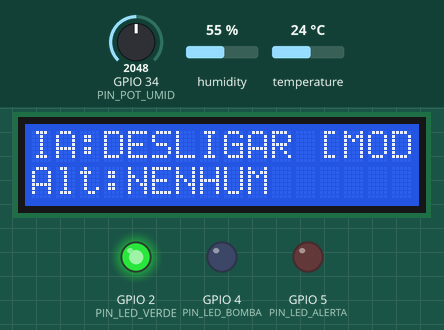
Simulated run of this sketch. Board: ESP32. Shown: 16×2 character LCD, output pins drawn as LEDs (lit = HIGH). The inputs (shaded band) are chosen by the test bench; at power-on: GPIO 34 (PIN_POT_UMID) = 2048, temperature 24 °C, humidity 55 %. What the sketch prints to the serial monitor is not drawn.

Above: at 3.6 s.
3.7 s: GPIO 34 (PIN_POT_UMID) set to 2866
At 6.4 s:
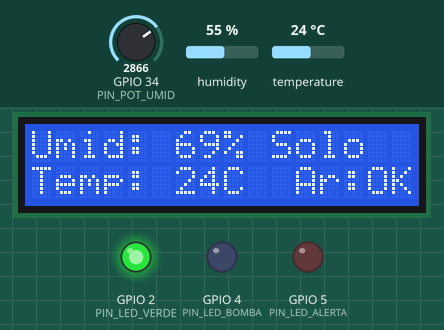
10.5 s: temperature set to 12 °C
At 13.4 s:
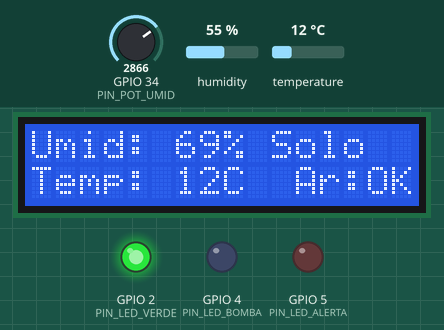
16.5 s: GPIO 34 (PIN_POT_UMID) set to 3040
At 19.2 s:
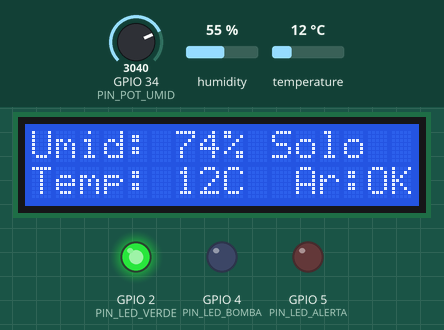
22.5 s: temperature set to 19 °C
At 24.9 s:
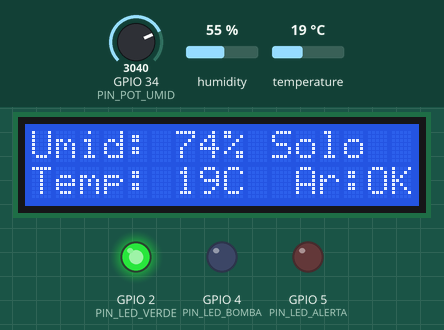
31.5 s: GPIO 34 (PIN_POT_UMID) set to 2960
At 36.5 s:
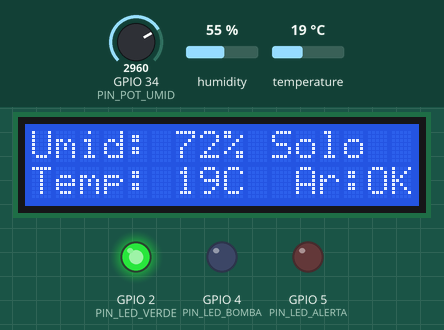
Timing chart, 0 to 38.0 s (numbered marks = the images above; inputs shaded):
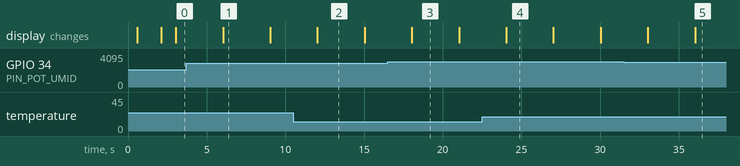

Measured:
- after the input at 3.7 s, the display: changes after 2.3 s (image 1)
- after the input at 10.5 s, the display: changes after 1.5 s (image 2)
- after the input at 16.5 s, the display: changes after 1.5 s (image 3)
- after the input at 22.5 s, the display: changes after 1.5 s (image 4)
- after the input at 31.5 s, the display: first differs from a run without the input after 4.5 s (image 5)
- what the display in image 1 shows lasts 3.0 s, from 6.0 s to 9.0 s

The sketch:

sketch.ino
```cpp
/*
 * ==============================================================================
 * FIAP - GRADUAÇÃO EM INTELIGÊNCIA ARTIFICIAL
 * PROJETO FASE 4: SAFRA DO CONHECIMENTO CIBERNÉTICO (FARMTECH SOLUTIONS)
 * IR ALÉM 1: RECOMENDAÇÃO DE IA NO CAMPO COM DISPLAY LCD NO ESP32
 *
 * Aluno: Angelo Guilherme Sfreddo (RM: 566580) - Turma: 1TIAO
 *
 * Arquitetura de Hardware (Simulador Wokwi):
 *   - Microcontrolador: ESP32 DevKit V4
 *   - Sensores de Campo:
 *       DHT22 (Umidade e Temperatura do Ar/Solo): GPIO 15
 *       Potenciômetro Analógico (Sensor de Umidade do Solo): GPIO 34
 *   - Atuadores e Sinalizadores:
 *       Display LCD 16x2 I2C (SDA 21, SCL 22, Endereço 0x27)
 *       LED Verde (Irrigação Desligada / Solo OK): GPIO 2
 *       LED Azul (Bomba de Irrigação Ativa): GPIO 4
 *       LED Vermelho (Alerta de Praga/Geada na Lavoura): GPIO 5
 *   - Comunicação:
 *       Serial UART (115200 bps) recebendo comandos e recomendações da IA
 * ==============================================================================
 */

#include <Wire.h>
#include <LiquidCrystal_I2C.h>
#include "DHT.h"

#define PIN_DHT 15
#define TYPE_DHT DHT22
#define PIN_POT_UMID 34

#define PIN_LED_VERDE 2
#define PIN_LED_BOMBA 4
#define PIN_LED_ALERTA 5

DHT dht(PIN_DHT, TYPE_DHT);
LiquidCrystal_I2C lcd(0x27, 16, 2);

// Variáveis de Estado da IA Recebidas via Serial
String recomendacaoIA = "DESLIGAR";
String condicaoSolo = "MODERADA";
String ultimoAlertaPraga = "NENHUM";
int acionarBomba = 0;

unsigned long ultimoEnvio = 0;
const unsigned long INTERVALO_LEITURA_MS = 2500;
unsigned long ultimoAlternanciaLCD = 0;
int telaAtual = 0; // 0 = Leituras de Campo, 1 = Recomendação da IA

void processarMensagemSerial(String msg) {
  // Formato de Mensagem Esperado:
  // "CMD|IRRIGAR:1|SOLO:SECA|ALERTA:PRAGA_LAGARTA"
  msg.trim();
  if (msg.startsWith("CMD|")) {
    int idxIrrig = msg.indexOf("IRRIGAR:");
    int idxSolo = msg.indexOf("SOLO:");
    int idxAlerta = msg.indexOf("ALERTA:");

    if (idxIrrig != -1) {
      acionarBomba = msg.substring(idxIrrig + 8, idxIrrig + 9).toInt();
      recomendacaoIA = (acionarBomba == 1) ? "IRRIGAR" : "DESLIGAR";
    }

    if (idxSolo != -1) {
      int fimSolo = msg.indexOf("|", idxSolo);
      if (fimSolo == -1) fimSolo = msg.length();
      condicaoSolo = msg.substring(idxSolo + 5, fimSolo);
    }

    if (idxAlerta != -1) {
      ultimoAlertaPraga = msg.substring(idxAlerta + 7);
    }

    // Registra recebimento no Monitor Serial com timestamp
    Serial.print("[");
    Serial.print(millis());
    Serial.print(" ms] COMANDO IA RECEBIDO: ");
    Serial.print("Recomendacao=");
    Serial.print(recomendacaoIA);
    Serial.print(" | Condicao=");
    Serial.print(condicaoSolo);
    Serial.print(" | Alerta=");
    Serial.println(ultimoAlertaPraga);
  }
}

void setup() {
  Serial.begin(115200);
  delay(500);

  pinMode(PIN_LED_VERDE, OUTPUT);
  pinMode(PIN_LED_BOMBA, OUTPUT);
  pinMode(PIN_LED_ALERTA, OUTPUT);

  digitalWrite(PIN_LED_VERDE, HIGH);
  digitalWrite(PIN_LED_BOMBA, LOW);
  digitalWrite(PIN_LED_ALERTA, LOW);

  dht.begin();
  lcd.init();
  lcd.backlight();
  lcd.setCursor(0, 0);
  lcd.print("FarmTech Fase 4");
  lcd.setCursor(0, 1);
  lcd.print("Recomendacao IA");
  delay(1500);
  lcd.clear();

  Serial.println("==============================================================================");
  Serial.println("FIRMWARE ESP32 INICIADO - FARMTECH SOLUTIONS (IR ALEM 1)");
  Serial.println("Aguardando mensagens da IA no formato: CMD|IRRIGAR:X|SOLO:YYY|ALERTA:ZZZ");
  Serial.println("==============================================================================");
}

void loop() {
  unsigned long agora = millis();

  // Leitura de Comandos Recebidos na Porta Serial
  if (Serial.available() > 0) {
    String msg = Serial.readStringUntil('\n');
    processarMensagemSerial(msg);
  }

  // Controle dos Atuadores e LEDs com base na IA
  if (acionarBomba == 1) {
    digitalWrite(PIN_LED_BOMBA, HIGH);
    digitalWrite(PIN_LED_VERDE, LOW);
  } else {
    digitalWrite(PIN_LED_BOMBA, LOW);
    digitalWrite(PIN_LED_VERDE, HIGH);
  }

  if (ultimoAlertaPraga != "NENHUM" && ultimoAlertaPraga != "") {
    digitalWrite(PIN_LED_ALERTA, HIGH);
  } else {
    digitalWrite(PIN_LED_ALERTA, LOW);
  }

  // Alternância do Display LCD a cada 3 segundos
  if (agora - ultimoAlternanciaLCD >= 3000) {
    ultimoAlternanciaLCD = agora;
    telaAtual = 1 - telaAtual;
    lcd.clear();

    int adcSolo = analogRead(PIN_POT_UMID);
    float umidadeSolo = (float)adcSolo * (100.0 / 4095.0);
    float tempAr = dht.readTemperature();
    if (isnan(tempAr)) tempAr = 26.5;

    if (telaAtual == 0) {
      // Tela 1: Leituras dos Sensores no Campo
      lcd.setCursor(0, 0);
      lcd.print("Umid: ");
      lcd.print((int)umidadeSolo);
      lcd.print("% Solo");

      lcd.setCursor(0, 1);
      lcd.print("Temp: ");
      lcd.print((int)tempAr);
      lcd.print("C  Ar:OK");
    } else {
      // Tela 2: Decisão da Inteligência Artificial
      lcd.setCursor(0, 0);
      lcd.print("IA:");
      lcd.print(recomendacaoIA);
      lcd.print(" [");
      lcd.print(condicaoSolo.substring(0, 4));
      lcd.print("]");

      lcd.setCursor(0, 1);
      lcd.print("Alt:");
      if (ultimoAlertaPraga.length() > 11) {
        lcd.print(ultimoAlertaPraga.substring(0, 11));
      } else {
        lcd.print(ultimoAlertaPraga);
      }
    }
  }

  // Envio periódico de telemetria serial
  if (agora - ultimoEnvio >= INTERVALO_LEITURA_MS) {
    ultimoEnvio = agora;
    int adc = analogRead(PIN_POT_UMID);
    float umid = (float)adc * (100.0 / 4095.0);
    Serial.print("TELEMETRIA,");
    Serial.print(agora);
    Serial.print(",");
    Serial.print(umid, 1);
    Serial.print(",");
    Serial.println(acionarBomba);
  }
}
```
